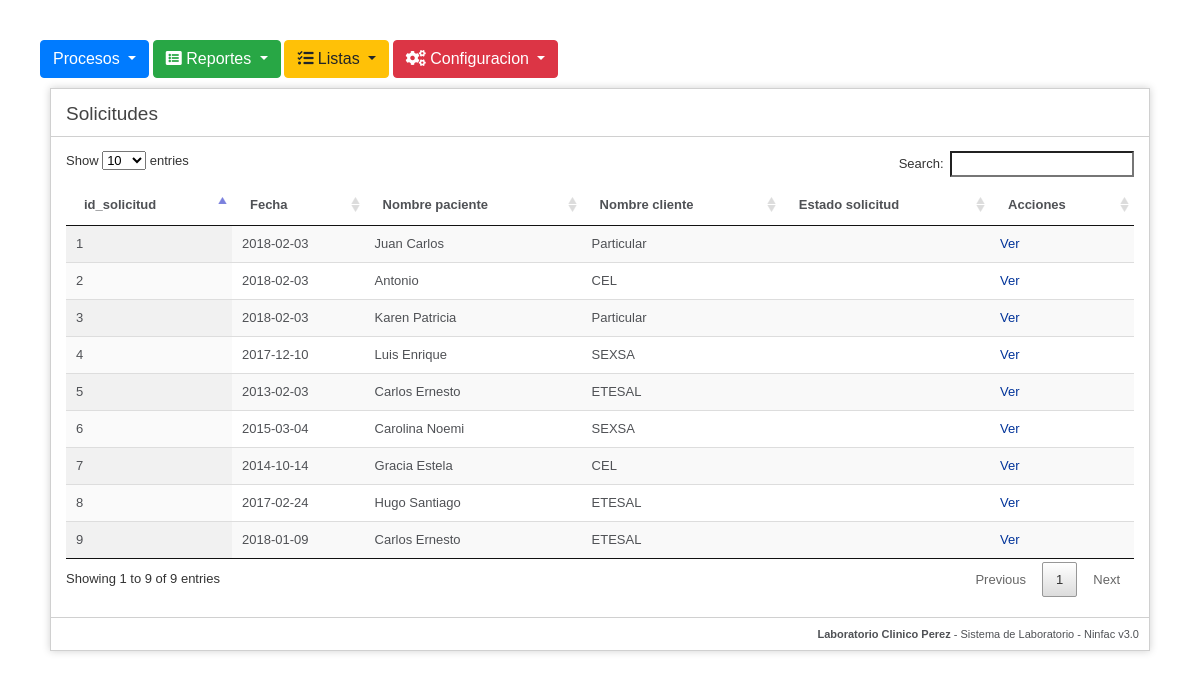
Before: /index.php/solicitud/list with the older database file.
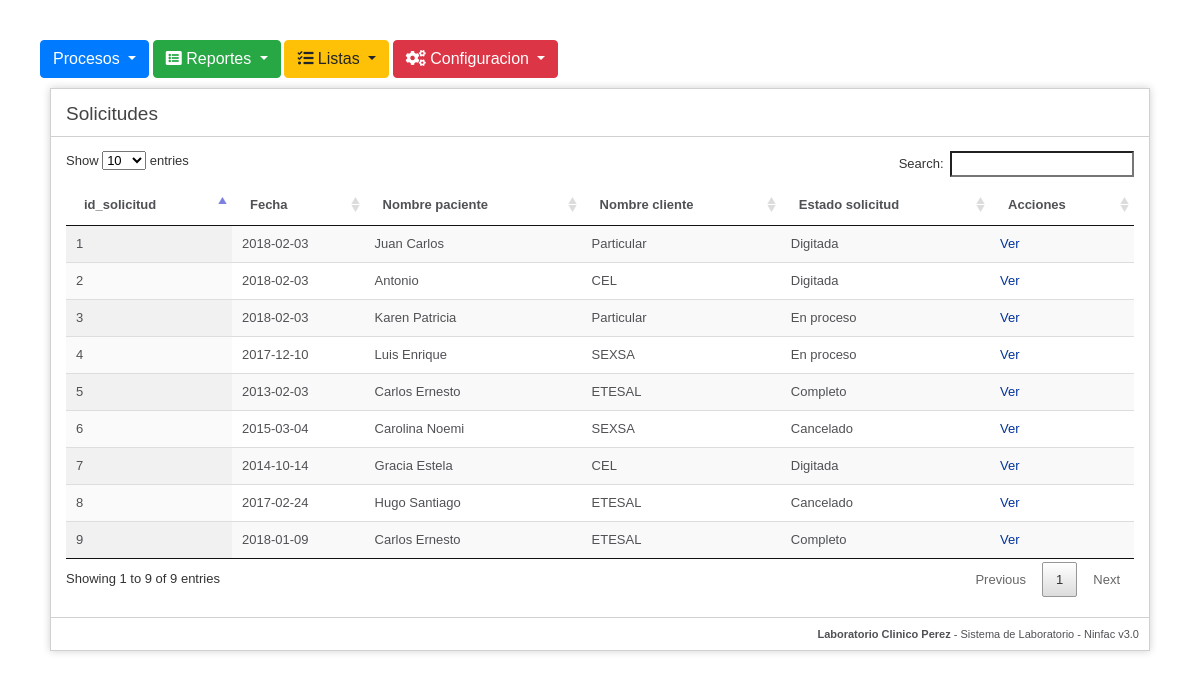
After: the same page with the newer database file.
### tables this page shows
CREATE TABLE `lab_solicitudes` (
  `id` bigint(20) UNSIGNED NOT NULL,
  `fecha` date DEFAULT NULL,
  `id_paciente` int(11) DEFAULT NULL,
  `id_estadosolicitud` int(11) DEFAULT NULL
);

CREATE TABLE `ctl_pacientes` (
  `id` bigint(20) UNSIGNED NOT NULL,
  `nombres` varchar(50) DEFAULT NULL,
  `apellidos` varchar(50) DEFAULT NULL,
  `id_cliente` int(11) NOT NULL
);

CREATE TABLE `ctl_clientes` (
  `id` bigint(20) UNSIGNED NOT NULL,
  `nombre` varchar(50) DEFAULT NULL,
  `id_estado` tinyint(4) DEFAULT NULL
);

CREATE TABLE `ctl_estadosolicitud` (
  `id` bigint(20) UNSIGNED NOT NULL,
  `estadosolicitud` varchar(20) DEFAULT NULL
);

### application/controllers/Solicitud.php (called while the page is built, shortened)
<?php
class Solicitud extends CI_Controller {
	public function __construct()
	{
		$this->load->model("Mdl_solicitud");
	}
	public function list()
	{
		$data['solicitudes'] = $this->Mdl_solicitud->getSolicitudesRecientes();
		$datos_header 	= array('titulo' => 'Solicitudes', );
		$this->load->view('layout');
		$this->load->view('menu');
		$this->load->view('header',$datos_header);
		$this->load->view('lab/solicitud/list', $data);
		$this->load->view('footer');
	}
}

### index.php (called while the page is built, shortened)
<?php
require_once BASEPATH.'core/CodeIgniter.php';

### application/models/Mdl_solicitud.php (called while the page is built, shortened)
<?php
class Mdl_solicitud extends CI_Model {
	public function getSolicitudesRecientes()
	{
		$sql =
		"
			SELECT
				s.id,
				s.fecha,
				p.nombres,
				p.apellidos,
				c.nombre,
				e.estadosolicitud
			FROM
				lab_solicitudes s
			    INNER JOIN ctl_pacientes p ON p.id = s.id_paciente
			    INNER JOIN ctl_clientes c ON c.id = p.id_cliente
			    INNER JOIN ctl_estadosolicitud e ON e.id = s.id_estadosolicitud
		";
		return $this->db->query($sql)
					->result_array();
	}
}

### application/views/lab/solicitud/list.php (the view, shortened to what this page needs)
<link rel="stylesheet" type="text/css" href="<?php echo base_url("assets/css/jquery.dataTables.css"); ?>">
<script type="text/javascript" charset="utf8" src="<?php echo base_url("assets/js/jquery.dataTables.js"); ?>"></script>
<table id="solicitudes" class="display">
    <thead>
        <tr>
            <th>id_solicitud</th>
            <th>Fecha</th>
            <th>Nombre paciente</th>
            <th>Nombre cliente</th>
            <th>Estado solicitud</th>
            <th>Acciones</th>
        </tr>
    </thead>
    <tbody>
    	<?php foreach ($solicitudes as $key => $row) { ?>
        <tr>
            <td><?php echo $row['id'] ?></td>
            <td><?php echo $row['fecha'] ?></td>
            <td><?php echo $row['nombres'] ?></td>
            <td><?php echo $row['nombre'] ?></td>
            <td><?php echo $row['estadosolicitud'] ?></td>
            <td><a href="#">Ver</td>
        </tr>
        <?php
    	}
    	?>
    </tbody>
</table>

### application/views/layout.php (shortened to what this page needs)
<!DOCTYPE html>
<html lang="en">
<head>
	<link rel="stylesheet" href="<?php echo base_url("assets/css/bootstrap.min.css"); ?>" >
	<link href="https://use.fontawesome.com/releases/v5.0.6/css/all.css" rel="stylesheet">
</head>

### application/views/menu.php (shortened to what this page needs)
<div id="menu">
	<div class="dropdown">
	  <button class="btn btn-primary dropdown-toggle" type="button" id="dropdownMenuButton" data-toggle="dropdown" aria-haspopup="true" aria-expanded="false">
	    Procesos
	  </button>
	  <button class="btn btn-success dropdown-toggle" type="button" id="dropdownMenu2" data-toggle="dropdown" aria-haspopup="true" aria-expanded="false">
	   <i class="fa fa-list-alt"></i>
	   Reportes
	  </button>
	  <button class="btn btn-warning dropdown-toggle" type="button" id="dropdownMenu2" data-toggle="dropdown" aria-haspopup="true" aria-expanded="false">
	   <i class="fa fa-tasks"></i>
	   Listas
	  </button>
	  <button class="btn btn-danger dropdown-toggle" type="button" id="dropdownMenu2" data-toggle="dropdown" aria-haspopup="true" aria-expanded="false">
	   <i class="fa fa-cogs"></i>
	   Configuracion
	  </button>
	</div>
</div>

### application/views/header.php (shortened to what this page needs)
<body>
<div id="container">
	<h1><?php echo $titulo; ?></h1>
	<div id="body">

### application/views/footer.php (shortened to what this page needs)
</div>
<p class="footer"><strong>Laboratorio Clinico Perez</strong> - Sistema de Laboratorio - Ninfac v3.0</p>
</div>
</body>
</html>

### application/views/layout.php (style rules this page uses)
body { background-color: #fff; margin: 40px; font: 13px/20px normal Helvetica, Arial, sans-serif; color: #4F5155; }
a { color: #003399; background-color: transparent; font-weight: normal; }
h1 { color: #444; background-color: transparent; border-bottom: 1px solid #D0D0D0; font-size: 19px; font-weight: normal; margin: 0 0 14px 0; padding: 14px 15px 10px 15px; }
#body { margin: 0 15px 0 15px; }
p.footer { text-align: right; font-size: 11px; border-top: 1px solid #D0D0D0; line-height: 32px; padding: 0 10px 0 10px; margin: 20px 0 0 0; }
#container { margin: 10px; border: 1px solid #D0D0D0; box-shadow: 0 0 8px #D0D0D0; }

Changed rows visible on the page:
changed through a linked row, lab_solicitudes "Juan Carlos": ctl_estadosolicitud.estadosolicitud (not shown) → "Digitada"
changed through a linked row, lab_solicitudes "Antonio": ctl_estadosolicitud.estadosolicitud (not shown) → "Digitada"
changed through a linked row, lab_solicitudes "Karen Patricia": ctl_estadosolicitud.estadosolicitud (not shown) → "En proceso"
changed through a linked row, lab_solicitudes "Luis Enrique": ctl_estadosolicitud.estadosolicitud (not shown) → "En proceso"
changed through a linked row, lab_solicitudes id 5: ctl_estadosolicitud.estadosolicitud (not shown) → "Completo"
changed through a linked row, lab_solicitudes "Carolina Noemi": ctl_estadosolicitud.estadosolicitud (not shown) → "Cancelado"
changed through a linked row, lab_solicitudes "Gracia Estela": ctl_estadosolicitud.estadosolicitud (not shown) → "Digitada"
changed through a linked row, lab_solicitudes "Hugo Santiago": ctl_estadosolicitud.estadosolicitud (not shown) → "Cancelado"
changed through a linked row, lab_solicitudes id 9: ctl_estadosolicitud.estadosolicitud (not shown) → "Completo"
